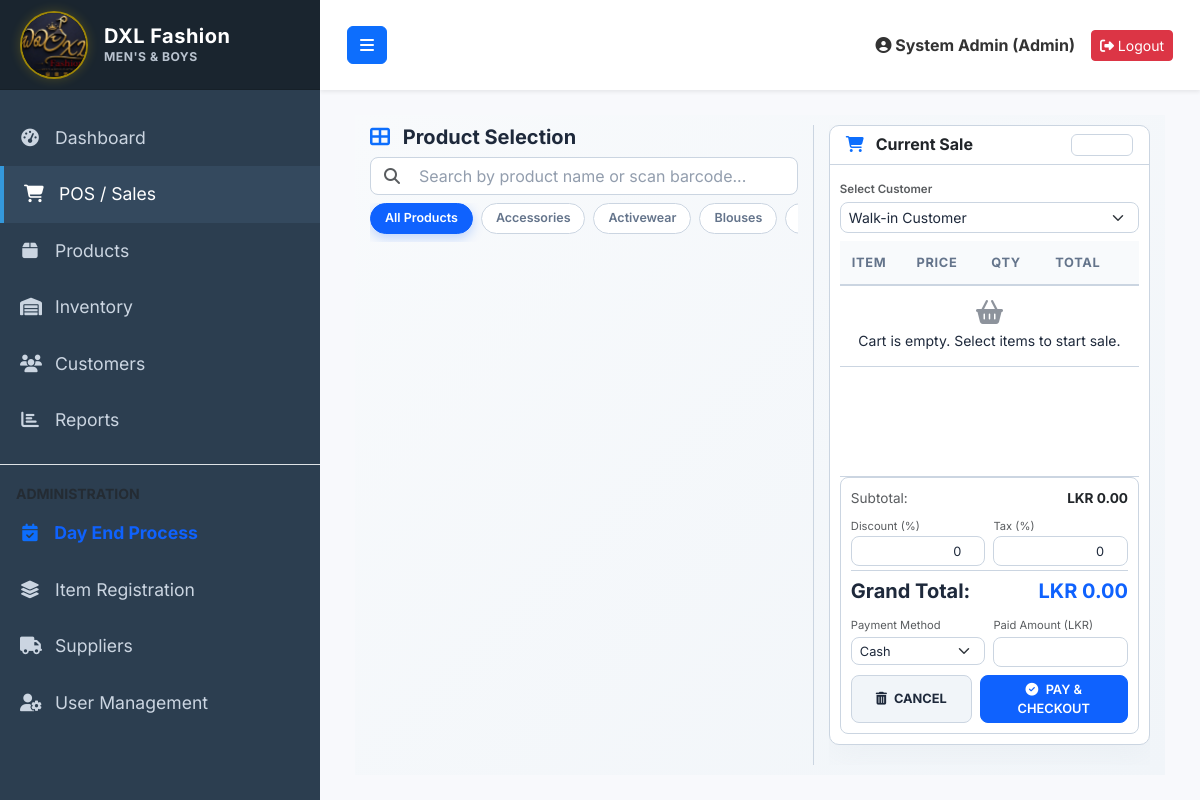
/sales.php (signed in), run on the app's committed database.
### tables this page shows
CREATE TABLE `categories` (
  `id` int(11) NOT NULL AUTO_INCREMENT,
  `category_name` varchar(100) NOT NULL,
  `created_at` timestamp NOT NULL DEFAULT current_timestamp(),
  PRIMARY KEY (`id`)
);

### sales.php (the view, shortened to what this page needs)
<?php
require_once 'config/database.php';
require_once 'includes/header.php';
$categories = $pdo->query("SELECT * FROM categories ORDER BY category_name")->fetchAll();
?>
<div class="premium-dark-page pos-viewport-wrapper">
    <div class="pos-layout-container">
        <div class="pos-left-panel">
            <div class="d-flex justify-content-between align-items-center mb-2" style="flex-shrink:0;">
                <h5 class="fw-bold m-0"><i class="fas fa-th-large text-primary me-2"></i> Product Selection</h5>
            </div>
            <div class="mb-2 position-relative" style="flex-shrink:0;">
                <input type="text" id="searchProduct" class="form-control ps-5" placeholder="Search by product name or scan barcode..." style="height:38px;">
                <i class="fas fa-search position-absolute text-muted" style="left: 14px; top: 11px; font-size: 1rem;"></i>
            </div>
            <div class="d-flex overflow-auto mb-2 gap-2 align-items-center" style="white-space: nowrap; flex-shrink:0; padding-bottom: 8px;">
                <a href="javascript:void(0)" class="pos-category-pill active" data-id="all" onclick="selectCategory('all', this)">All Products</a>
                <?php foreach($categories as $cat): ?>
                    <a href="javascript:void(0)" class="pos-category-pill" data-id="<?= $cat['id'] ?>" onclick="selectCategory(<?= $cat['id'] ?>, this)">
                        <?= htmlspecialchars($cat['category_name']) ?>
                    </a>
                <?php endforeach; ?>
            </div>
            <div class="pos-product-grid-scroll">
            </div>
        </div>
        <div class="pos-right-panel">
            <div class="card pos-cart-card border-0" style="border: 1px solid var(--border-color-dark) !important;">
                <div class="card-header bg-transparent d-flex justify-content-between align-items-center py-2" style="flex-shrink:0;">
                    <h6 class="m-0 fw-bold text-dark"><i class="fas fa-shopping-cart text-primary me-2"></i> Current Sale</h6>
                    <span class="badge bg-dark-premium text-white px-2 py-1 border" style="border-color: var(--border-color-dark) !important; font-size:0.75rem;" id="cartCount">0 Items</span>
                </div>
                <div class="card-body">
                    <div class="mb-2" style="flex-shrink:0;">
                        <label class="text-muted fw-semibold mb-1" style="font-size:0.72rem;">Select Customer</label>
                        <select id="customerId" class="form-select form-select-sm">
                            <option value="">Walk-in Customer</option>
                        </select>
                    </div>
                    <div class="pos-cart-items-scroll" style="border-bottom: 1px solid var(--border-color-dark);">
                        <table class="table table-hover align-middle table-sm m-0">
                            <thead>
                                <tr style="border-bottom: 2px solid var(--border-color-dark);">
                                    <th>Item</th>
                                    <th>Price</th>
                                    <th class="text-center">Qty</th>
                                    <th class="text-end">Total</th>
                                    <th></th>
                                </tr>
                            </thead>
                            <tbody id="cartItems">
                                <tr>
                                    <td colspan="5" class="text-center text-muted py-3">
                                        <i class="fas fa-shopping-basket d-block fs-4 mb-1 opacity-50"></i>
                                        <small>Cart is empty. Select items to start sale.</small>
                                    </td>
                                </tr>
                            </tbody>
                        </table>
                    </div>
                    <div class="pos-billing-footer mt-auto" style="background: #ffffff !important; border: 1px solid var(--border-color-dark) !important;">
                        <div class="d-flex justify-content-between mb-1">
                            <span class="text-muted" style="font-size:0.85rem;">Subtotal:</span>
                            <span class="fw-bold text-dark" style="font-size:0.85rem;" id="subtotal">LKR 0.00</span>
                        </div>
                        <div class="row g-2 mb-1">
                            <div class="col-6">
                                <label class="text-muted" style="font-size: 0.7rem;">Discount (%)</label>
                                <input type="number" id="discount" class="form-control form-control-sm text-end" value="0" min="0" max="100" onchange="calculateTotal()" style="height:28px; font-size:0.8rem;">
                            </div>
                            <div class="col-6">
                                <label class="text-muted" style="font-size: 0.7rem;">Tax (%)</label>
                                <input type="number" id="tax" class="form-control form-control-sm text-end" value="0" min="0" onchange="calculateTotal()" style="height:28px; font-size:0.8rem;">
                            </div>
                        </div>
                        <div class="d-flex justify-content-between align-items-center mb-2 border-top pt-2" style="border-color: var(--border-color-dark) !important;">
                            <h5 class="fw-bold m-0 text-dark">Grand Total:</h5>
                            <h5 class="fw-bold m-0" id="grandTotal" style="color: var(--primary-orange) !important;">LKR 0.00</h5>
                        </div>
                        <form id="checkoutForm" onsubmit="submitCheckout(event)">
                            <div class="row g-2 mb-2">
                                <div class="col-6">
                                    <label class="text-muted mb-1" style="font-size: 0.7rem;">Payment Method</label>
                                    <select name="payment_method" id="paymentMethod" class="form-select form-select-sm" required style="height:28px; font-size:0.8rem;">
                                        <option value="Cash">Cash</option>
                                    </select>
                                </div>
                                <div class="col-6">
                                    <label class="text-muted mb-1" style="font-size: 0.7rem;">Paid Amount (LKR)</label>
                                    <input type="number" step="0.01" name="paid_amount" id="paidAmount" class="form-control form-control-sm text-end" required style="height:28px; font-size:0.8rem;">
                                </div>
                            </div>
                            <div class="d-flex gap-2">
                                <button type="button" class="btn btn-dark-premium w-50 py-1 fw-bold text-uppercase" onclick="clearCart()" style="font-size:0.8rem;">
                                    <i class="fas fa-trash-alt me-1"></i> Cancel
                                </button>
                                <button type="submit" class="btn btn-orange-premium flex-grow-1 py-1 fw-bold text-uppercase" style="font-size:0.8rem;">
                                    <i class="fas fa-check-circle me-1"></i> Pay & Checkout
                                </button>
                            </div>
                        </form>
                    </div>
                </div>
            </div>
        </div>
    </div>
</div>
<?php require_once 'includes/footer.php'; ?>

### assets/css/style.css (style rules this page uses)
body { font-family: 'Inter', sans-serif; background-color: #f8f9fc; color: #333; margin: 0; padding: 0; overflow: hidden; height: 100vh; }
.card { border-radius: 10px; box-shadow: 0 4px 6px rgba(0,0,0,0.05); border: none; margin-bottom: 20px; }
.card-header { background-color: transparent; border-bottom: 1px solid #edf2f9; font-weight: 600; }
:root { --bg-gradient: linear-gradient(135deg, #f8fafc, #f1f5f9); --card-dark: #ffffff; --text-white: #1e293b; --text-muted-dark: #64748b; --primary-blue: #0f62fe; --primary-blue-hover: #0043ce; --primary-orange: var(--primary-blue); --primary-orange-hover: var(--primary-blue-hover); --border-color-dark: #cbd5e1; --accent-blue: var(--primary-blue); --accent-pink: #db2777; --accent-green: #10b981; }
.premium-dark-page { background: var(--bg-gradient) !important; color: var(--text-white) !important; padding: 15px; }
.premium-dark-page h2, .premium-dark-page h3, .premium-dark-page h4, .premium-dark-page h5 { color: var(--text-white) !important; }
.premium-dark-page .card { background: var(--card-dark) !important; border: 1px solid var(--border-color-dark) !important; box-shadow: 0 8px 32px 0 rgba(148, 163, 184, 0.08) !important; color: var(--text-white) !important; }
.premium-dark-page .card-header { border-bottom: 1px solid var(--border-color-dark) !important; color: #1e293b !important; font-weight: 700 !important; }
.premium-dark-page .table { --bs-table-bg: transparent !important; --bs-table-color: var(--text-white) !important; border-color: var(--border-color-dark) !important; vertical-align: middle !important; }
.premium-dark-page .table th { color: var(--text-muted-dark) !important; font-size: 0.8rem; font-weight: 700; text-transform: uppercase; letter-spacing: 0.05em; border-bottom: 2px solid var(--border-color-dark) !important; background: #f8fafc !important; padding: 12px; }
.premium-dark-page .table td { border-bottom: 1px solid var(--border-color-dark) !important; padding: 14px 12px !important; color: var(--text-white) !important; }
.btn-orange-premium, .btn-blue-premium { background-color: var(--primary-orange) !important; border-color: var(--primary-orange) !important; color: white !important; font-weight: 600 !important; transition: all 0.2s ease; padding: 8px 18px; border-radius: 8px; }
.btn-dark-premium { background-color: #f1f5f9 !important; border: 1px solid var(--border-color-dark) !important; color: #1e293b !important; transition: all 0.2s ease; padding: 8px 14px; border-radius: 8px; font-weight: 600; }
.premium-dark-page .form-control, .premium-dark-page .form-select { background-color: #ffffff !important; border: 1px solid var(--border-color-dark) !important; color: #1e293b !important; border-radius: 8px; }
.premium-dark-page .form-control::placeholder { color: var(--text-muted-dark) !important; opacity: 0.7; }
.pos-category-pill { background: #ffffff; border: 1px solid var(--border-color-dark); color: var(--text-muted-dark); padding: 5px 14px; border-radius: 30px; cursor: pointer; font-weight: 600; transition: all 0.2s ease; white-space: nowrap; display: inline-block; flex-shrink: 0; user-select: none; text-decoration: none; font-size: 0.78rem; }
.pos-category-pill.active { background: var(--primary-orange); border-color: var(--primary-orange); color: white !important; box-shadow: 0 4px 12px rgba(15, 98, 254, 0.25); }
.pos-viewport-wrapper { flex: 1; min-height: 0; overflow: hidden; border-radius: 0 !important; margin: 0 !important; padding: 10px 15px !important; display: flex; flex-direction: column; max-width: 100%; }
.pos-layout-container { display: flex; flex-direction: row; flex: 1; min-height: 0; gap: 15px; width: 100%; max-width: 100%; }
.pos-left-panel { display: flex; flex-direction: column; flex: 1 1 58%; min-width: 0; height: 100%; overflow: hidden; padding-right: 15px; border-right: 1px solid var(--border-color-dark); }
.pos-right-panel { display: flex; flex-direction: column; flex: 1 1 42%; min-width: 0; height: 100%; overflow: hidden; }
.pos-product-grid-scroll { flex: 1; overflow-y: auto; overflow-x: hidden !important; padding-right: 4px; }
.pos-cart-card { flex: 1; display: flex; flex-direction: column; overflow: hidden; }
.pos-cart-card .card-body { flex: 1; display: flex; flex-direction: column; overflow: hidden; padding: 10px !important; }
.pos-cart-items-scroll { flex: 1; overflow-y: auto; min-height: 0; }
.pos-billing-footer { flex-shrink: 0; padding: 10px; border-radius: 8px; }

### data on the page
categories: category_name "Accessories"
categories: category_name "Activewear"
categories: category_name "Blouses"

### other printed values
$_SESSION['full_name'] "System Admin"
$_SESSION['role'] "Admin"
